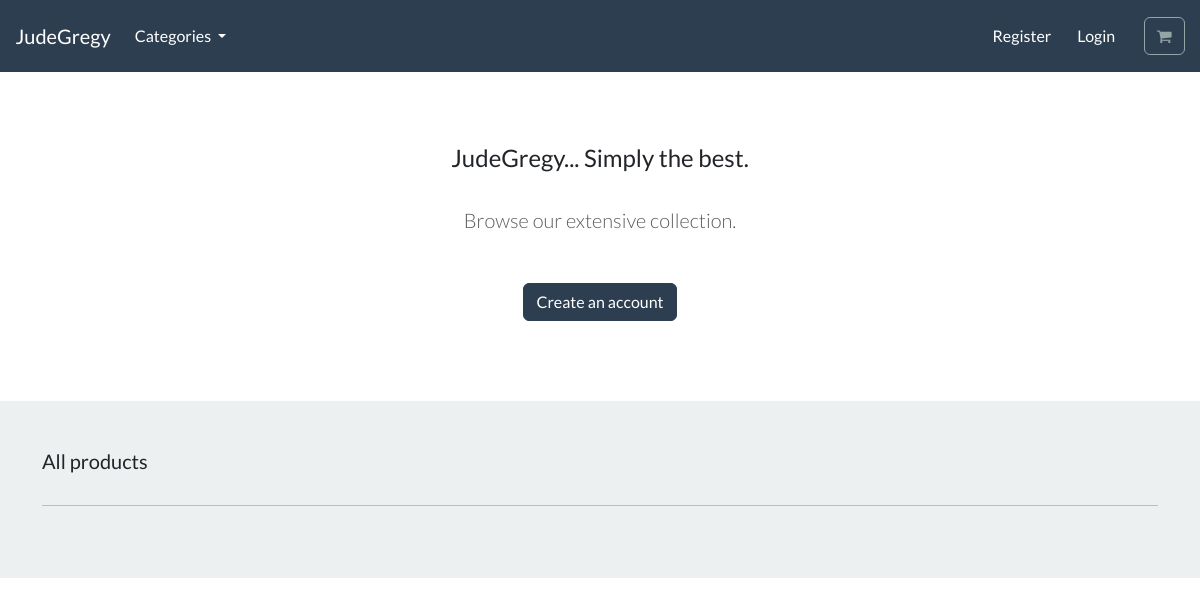
The app's page /, older data.
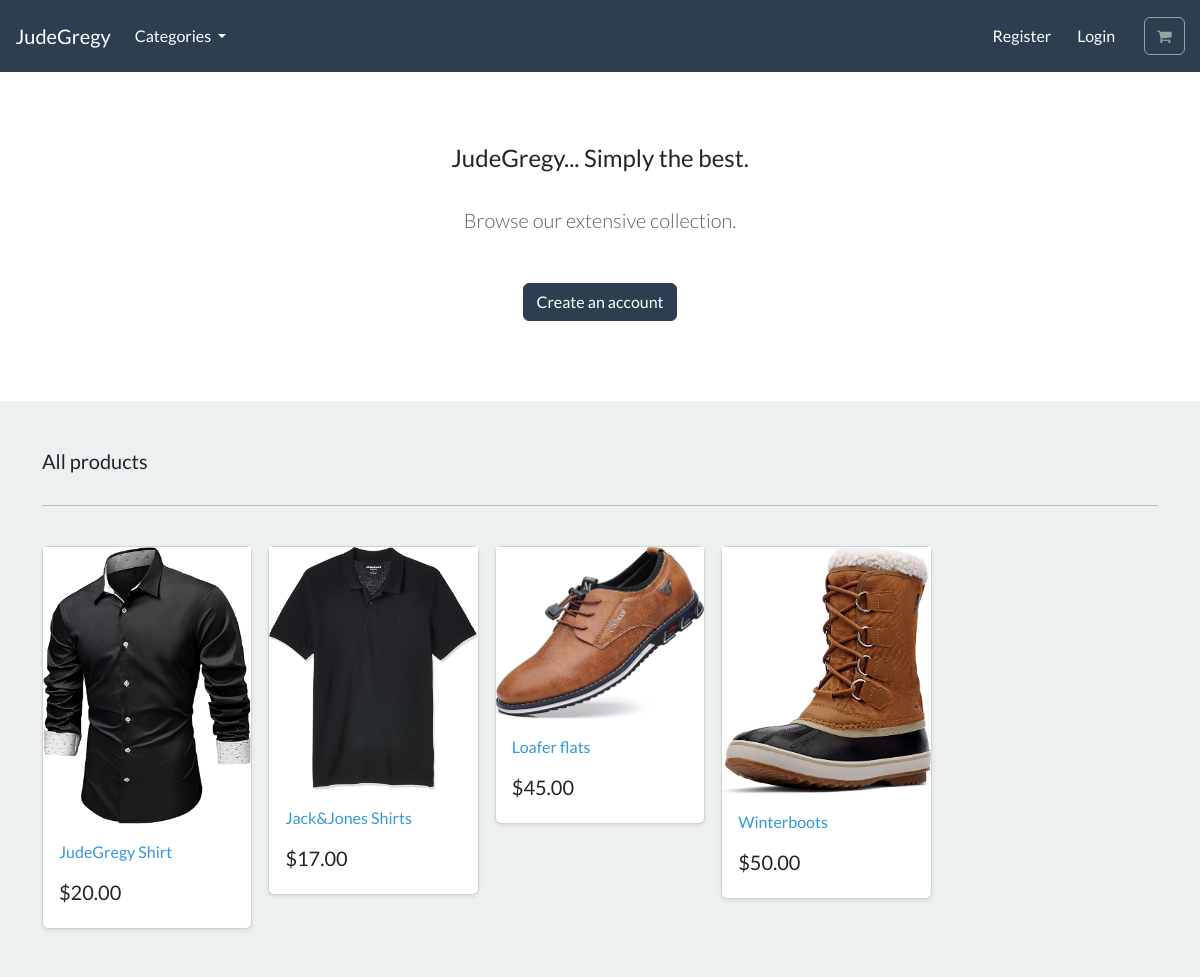
The same page, newer data.
### store/models.py (models this page shows, shortened)
class Product(models.Model):
    category = models.ForeignKey(Category, related_name='product', on_delete=models.CASCADE, null=True)
    title = models.CharField(max_length=250)
    brand = models.CharField(max_length=250, default='gozygreg')
    description = models.TextField(blank=True)
    slug = models.SlugField(max_length=255)
    price = models.DecimalField(max_digits=4, decimal_places=2)
    image = models.ImageField(upload_to='images/')
    class Meta:
        verbose_name_plural = 'products'

### store/views.py (the view)
# urls.py: path('', include('store.urls')),
def store(request):
    all_products = Product.objects.all()
    context = {'my_products': all_products}
    return render(request, 'store/store.html', context)

### store/views.py (called while the page is built)
def categories(request):
    all_categories = Category.objects.all()
    return {'all_categories': all_categories}

### store/templates/store/store.html
{% extends "./base.html" %}
{% load static %}
{% block content %}
<section class="py-4 text-center container">
    <div class="row py-lg-5">
        <div class="col-lg-6 col-md-8 mx-auto">
            <h4> JudeGregy... Simply the best. </h4>
            <br>
            <p class="lead text-muted">
                Browse our extensive collection.
            </p>
            <br>
            <a href="#" class="btn btn-primary my-2"> Create an account </a>
        </div>
    </div>
</section>
<div class="album py-5 bg-light">
    <div class="container">
        <div class="pb-3 h5"> All products </div>
        <hr>
        <br>
        <div class="row row-cols-1 row-cols-sm-2 row-cols-md-5 g-3">
            {% for product in my_products %}
            <div class="col">
                <div class="card shadow-sm">
                    <img class="img-fluid" alt="Responsive image" src="{{product.image.url}}">
                    <div class="card-body">
                        <p class="card-text">
                            <a class="text-info text-decoration-none" href="">{{ product.title | capfirst }}</a>
                        </p>
                        <div class="d-flex justify-content-between align-items-center">
                            <h5>${{ product.price }}</h5>
                        </div>
                    </div>
                </div>
            </div>
            {% endfor %}
        </div>
    </div>
</div>
{% endblock %}

### store/templates/store/base.html (shortened to what this page needs)
{% load static %}
<!DOCTYPE html>
<html>
<head>
    <link rel="stylesheet" href="https://bootswatch.com/5/flatly/bootstrap.min.css">
    <link rel="stylesheet" href="https://cdnjs.cloudflare.com/ajax/libs/font-awesome/4.7.0/css/font-awesome.min.css">
</head>
<nav class="navbar navbar-expand-lg bg-primary justify-content-center">
    <a class="navbar-brand main-heading text-white" href="{% url 'store' %}">
        &nbsp; &nbsp; JudeGregy
    </a>
    <div class="collapse navbar-collapse" id="navbarCollapse">
        <ul class="navbar-nav me-auto mb-2 mb-md-0">
            <li class="nav-item dropdown">
                <a class="nav-link dropdown-toggle text-white" href="#" id="navbarDropdown" role="button"
                    data-bs-toggle="dropdown" aria-expanded="false">
                    Categories
                </a>
            </li>
        </ul>
    </div>
    <div class="collapse navbar-collapse text-center" id="navbarNavDropdown">
        <ul class="navbar-nav ms-auto">
            <li class="nav-item">
                <a class="btn btn-alert navbar-btn text-white" type="button" href="/"> Register </a>
            </li>
            <li class="nav-item">
                <a class="btn btn-alert navbar-btn text-white" type="button" href="/"> Login </a>
            </li>
            <li class="nav-item">
                <a type="button" role="button" href="/" class="btn btn-outline-secondary">
                    <i class="fa fa-shopping-cart" aria-hidden="true"> </i>
                </a>
            </li>
        </ul>
    </div>
</nav>
<body>
    {% block content %}
    {% endblock %}
</body>
</html>

Row changes from the older to the newer data that the page shows:
added Product: image (picture), title "JudeGregy Shirt", price "20.00"
added Product: image (picture), title "Jack&Jones Shirts", price "17.00"
added Product: image (picture), title "Loafer flats", price "45.00"
added Product: image (picture), title "Winterboots", price "50.00"
